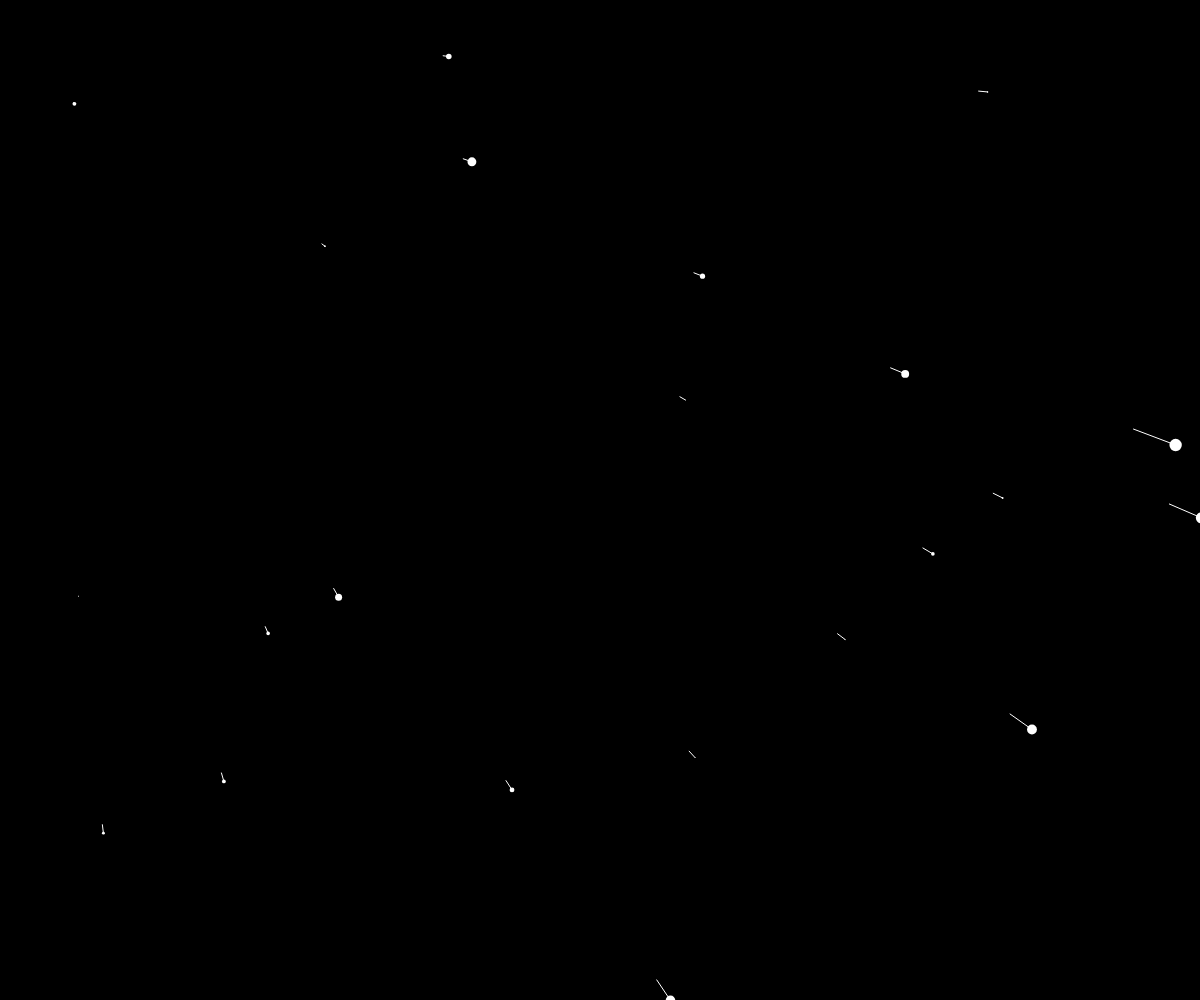
Frame 1 (no input)
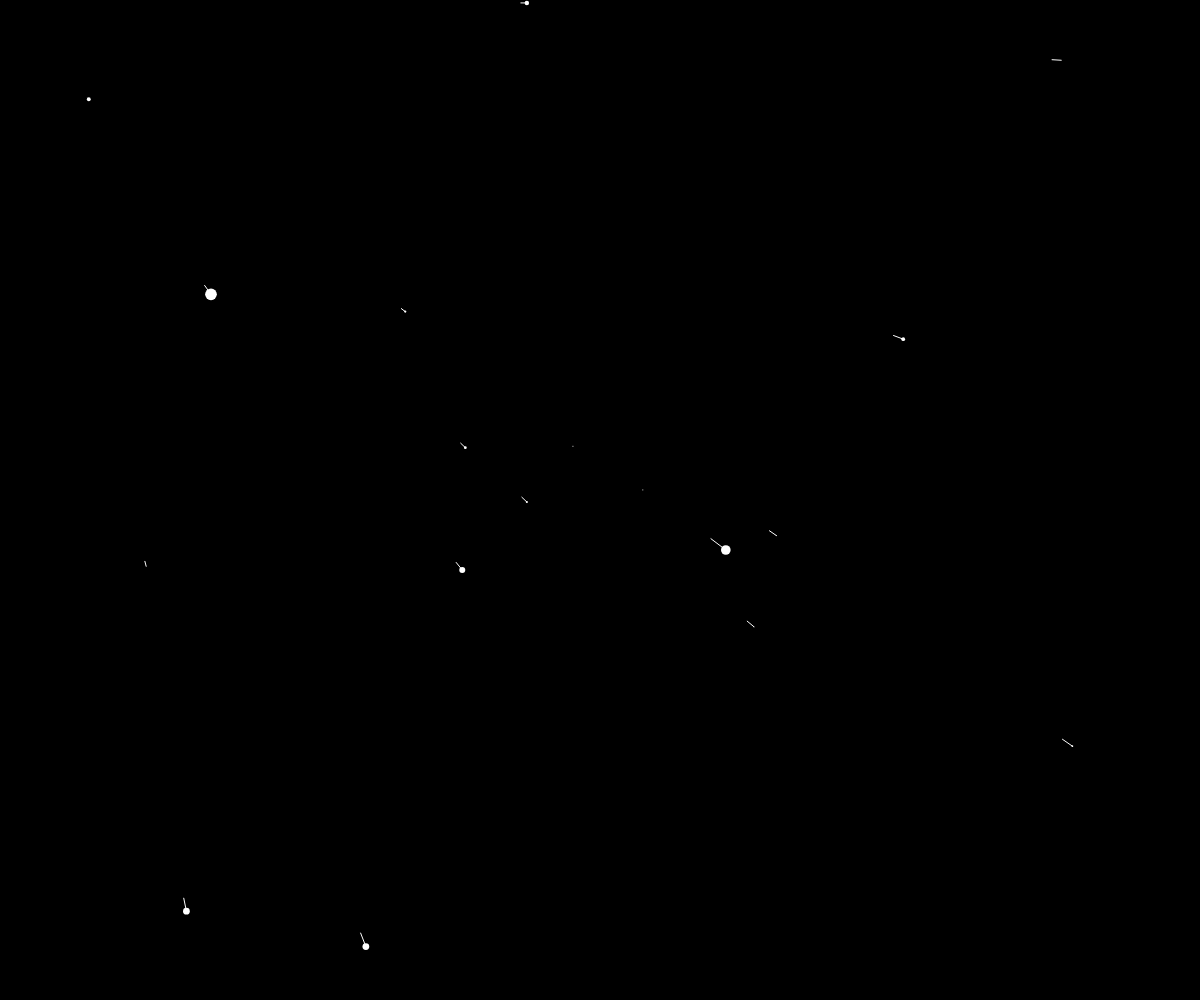
Frame 60 (no input)
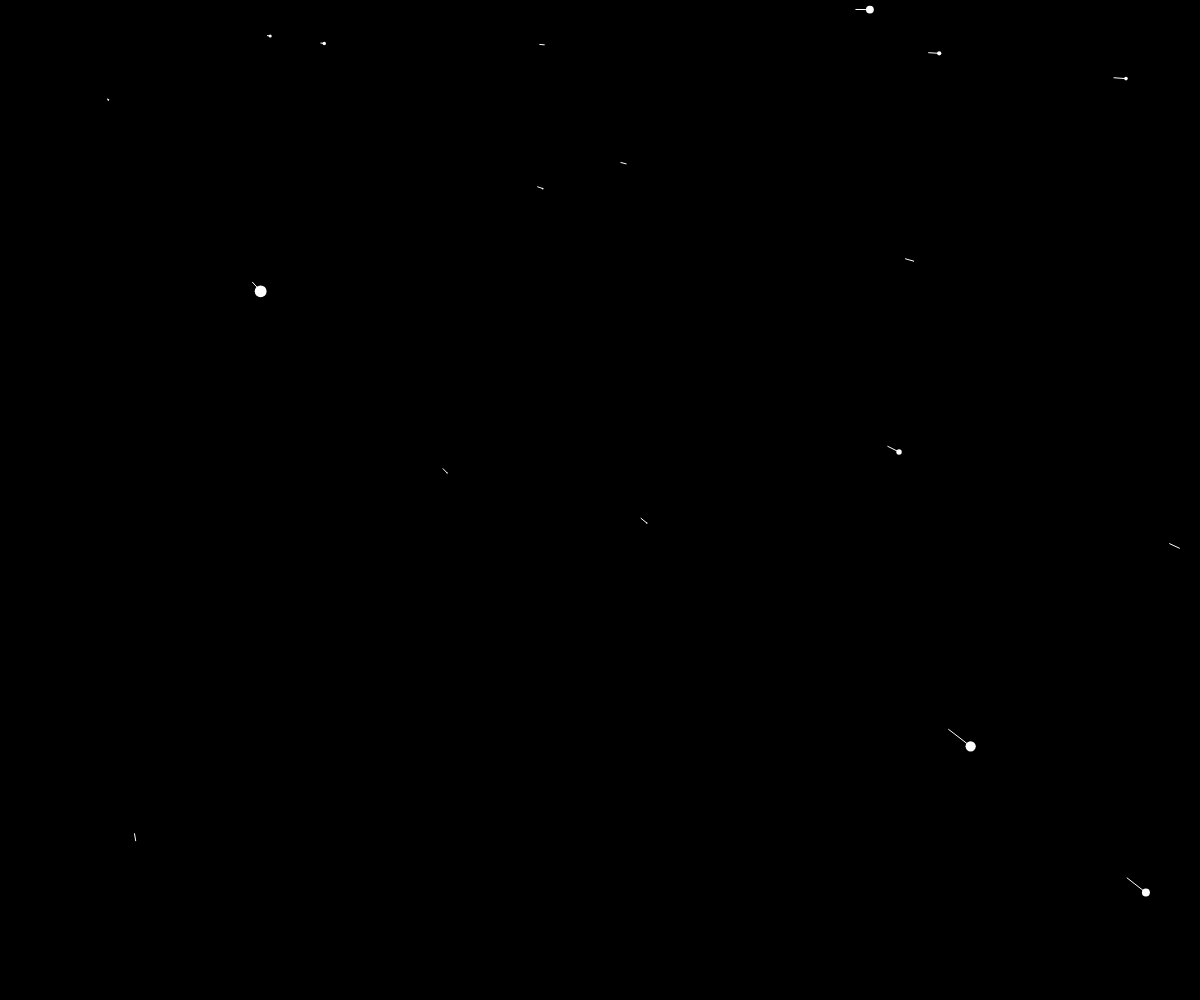
Frame 120 (the mouse pressed at the canvas centre since frame 60)

The p5.js sketch that drew these frames (run headless with seeded random() and noise() and a simulated clock; from frame 60 on, the mouse is pressed at the canvas centre):

// p5.js sketch
// ── sketch.js
let objects = [];

function setup() {
  createCanvas(windowWidth, windowHeight);
  for (let i = 0; i < 200; i++) {
    objects.push(new Star());
  }
}
//DAVIDE TORRE CV1
function draw() {
  background(0);
  for (let i = objects.length - 1; i >= 0; i--) {
    let obj = objects[i];
    obj.update();
    obj.show();
    if (obj instanceof Star && obj.r >= 16) {
      objects.splice(i, 1);
      objects.push(new ExplodingStar(obj.sx, obj.sy));
      if (objects.length > 200) {
        objects.splice(0, 1);
      }
    }
    if (obj instanceof ExplodingStar && obj.particles.length == 0) {
      objects.splice(i, 1);
    }
  }
}
//DAVIDE TORRE CV1
class Star {
  constructor() {
    this.x = random(-width, width);
    this.y = random(-height, height);
    this.z = random(width);
    this.pz = this.z;
  }

  update() {
    this.z = this.z - 10;
    if (this.z < 1) {
      this.z = width;
      this.x = random(-width, width);
      this.y = random(-height, height);
      this.pz = this.z;
    }
    this.sx = map(this.x / this.z, 0, 1, 0, width);
    this.sy = map(this.y / this.z, 0, 1, 0, height);
    this.r = map(this.z, 0, width, 16, 0);
  }

  show() {
    fill(255);
    noStroke();
    ellipse(this.sx, this.sy, this.r, this.r);

    let px = map(this.x / this.pz, 0, 1, 0, width);
    let py = map(this.y / this.pz, 0, 1, 0, height);

    this.pz = this.z;

    stroke(255);
    line(px, py, this.sx, this.sy);
  }
}

class ExplodingStar {
  constructor(x, y) {
    this.particles = [];
    for (let i = 0; i < 100; i++) {
      let p = createVector(x, y);
      let v = p5.Vector.random2D().mult(random(2, 5));
      let c = color(random(100, 255), random(100, 255), random(100, 255));
      this.particles.push({p: p, v: v, life: 255, c: c});
    }
  }
//DAVIDE TORRE CV1
  update() {
    for (let particle of this.particles) {
      particle.p.add(particle.v);
      particle.v.mult(0.95); // Slow down particles over time
      particle.life -= 2; // Particle life decreases more slowly
    }
    this.particles = this.particles.filter(p => p.life > 0);
  }

  show() {
    for (let particle of this.particles) {
      stroke(particle.c, particle.life);
      point(particle.p.x, particle.p.y);
    }
  }
}
